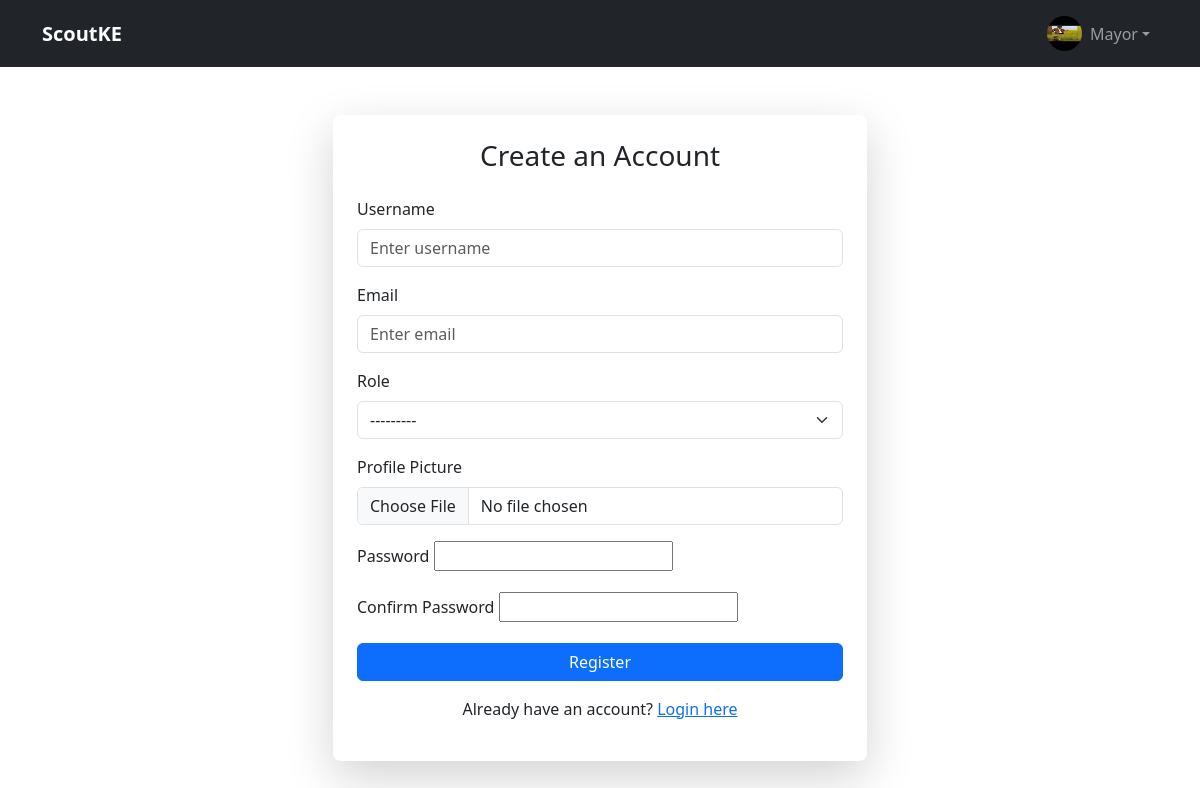
Page /accounts/register/ (signed in) on the committed database.
### accounts/models.py (models this page shows, shortened)
class User(AbstractUser):
    ROLE_CHOICES = (
        ('player', 'Player'),
        ('scout', 'Scout'),
        ('club', 'Club'),
        ("fan", "Fan"),
    )
    role = models.CharField(max_length=20, choices=ROLE_CHOICES)
    bio = models.TextField(blank=True, null=True)
    profile_picture = models.ImageField(upload_to='profiles/', blank=True, null=True)
    followers = models.ManyToManyField(
        'self',
        symmetrical=False,
        related_name='following',
        blank=True
    )
    saved_players = models.ManyToManyField(
        'self',
        symmetrical=False,
        related_name='saved_by',
        blank=True
    )

### accounts/views.py (the view)
# urls.py: path('register/', views.register, name='register'),
def register(request):
    if request.method == 'POST':
        form = UserRegisterForm(request.POST, request.FILES)
        if form.is_valid():
            form.save()
            messages.success(request, "🎉 Account created successfully! Please log in.")
            return redirect('login')
    else:
        form = UserRegisterForm()
    return render(request, 'accounts/register.html', {'form': form})

### accounts/forms.py
class UserRegisterForm(UserCreationForm):
    class Meta:
        model = User
        fields = ['username', 'email', 'role','profile_picture', 'password1', 'password2']
        widgets = {
            'username': forms.TextInput(attrs={'class': 'form-control', 'placeholder': 'Enter username'}),
            'email': forms.EmailInput(attrs={'class': 'form-control', 'placeholder': 'Enter email'}),
            'role': forms.Select(attrs={'class': 'form-select'}),
            'profile_picture': forms.ClearableFileInput(attrs={'class': 'form-control'}),
            'password1': forms.PasswordInput(attrs={'class': 'form-control', 'placeholder': 'Enter password'}),
            'password2': forms.PasswordInput(attrs={'class': 'form-control', 'placeholder': 'Confirm password'}),
        }

### templates/accounts/register.html (shortened to what this page needs)
{% extends 'base.html' %}
{% load static %}
{% block content %}
<div class="container mt-5">
  <div class="row justify-content-center">
    <div class="col-md-6">
      <div class="card shadow-lg border-0 rounded-3">
        <div class="card-body p-4">
          <h3 class="text-center mb-4">Create an Account</h3>
          <form method="post" enctype="multipart/form-data">
            <div class="mb-3">
              <label class="form-label">Username</label>
              {{ form.username }}
            </div>
            <div class="mb-3">
              <label class="form-label">Email</label>
              {{ form.email }}
            </div>
            <div class="mb-3">
              <label class="form-label">Role</label>
              {{ form.role }}
            </div>
            <div class="mb-3">
              <label class="form-label">Profile Picture</label>
              {{ form.profile_picture }}
            </div>
            <div class="mb-3">
              <label class="form-label">Password</label>
              {{ form.password1 }}
            </div>
            <div class="mb-3">
              <label class="form-label">Confirm Password</label>
              {{ form.password2 }}
            </div>
            <div class="d-grid">
              <button type="submit" class="btn btn-primary">Register</button>
            </div>
          </form>
          <p class="text-center mt-3">
            Already have an account? <a href="{% url 'login' %}">Login here</a>
          </p>
        </div>
      </div>
    </div>
  </div>
</div>
{% endblock %}

### templates/base.html (shortened to what this page needs)
<!DOCTYPE html>
<html lang="en">
<head>
  <link href="https://cdn.jsdelivr.net/npm/bootstrap@5.3.3/dist/css/bootstrap.min.css" rel="stylesheet">
  {% load static %}
</head>
<body>
<nav class="navbar navbar-expand-lg navbar-dark bg-dark">
  <div class="container">
    <a class="navbar-brand fw-bold" href="/">ScoutKE</a>
    <div class="collapse navbar-collapse" id="navbarNav">
      <ul class="navbar-nav ms-auto align-items-center">
        <li class="nav-item dropdown">
          <a class="nav-link dropdown-toggle d-flex align-items-center" href="#" id="navbarProfile" role="button" data-bs-toggle="dropdown" aria-expanded="false">
            {% if user.is_authenticated and user.profile_picture %}
              <img src="{{ user.profile_picture.url }}"
                   alt="Profile Picture"
                   class="rounded-circle me-2" width="35" height="35">
            {% else %}
              <img src="{% static 'img/default-avatar.png' %}"
                   alt="Default Avatar"
                   class="rounded-circle me-2" width="35" height="35">
            {% endif %}
            {% if user.is_authenticated %}
              {{ user.username }}
            {% else %}
              Guest
            {% endif %}
          </a>
        </li>
      </ul>
    </div>
  </div>
</nav>
  <main class="container my-5">
    {% block content %}{% endblock %}
  </main>
</body>
</html>

### rows in the picture
User: profile_picture (picture), username "Mayor"
